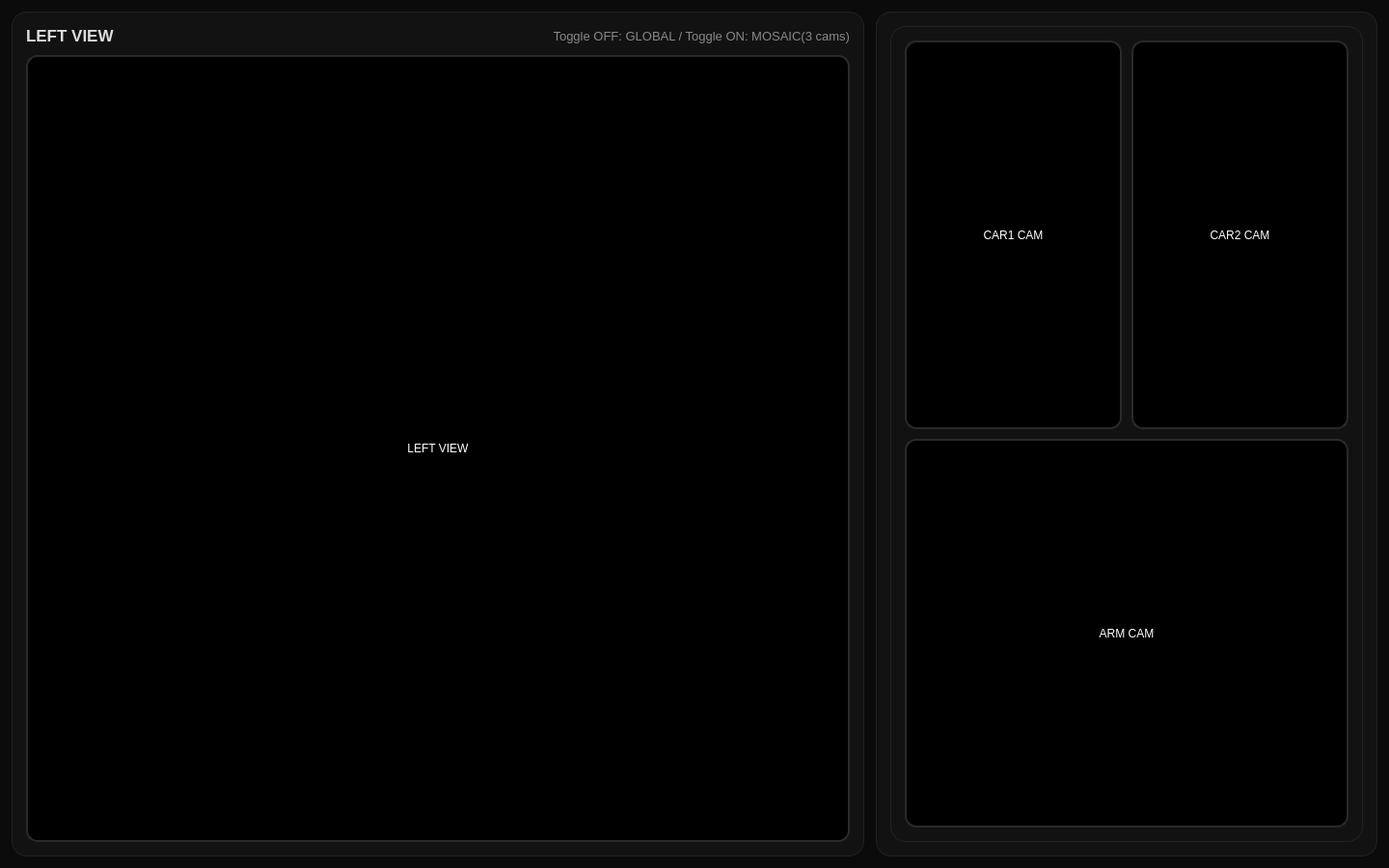
<?xml version="1.0" encoding="UTF-8"?>
<ui version="4.0">
 <class>Form</class>
 <widget class="QWidget" name="Form">
  <property name="geometry">
   <rect>
    <x>0</x>
    <y>0</y>
    <width>1440</width>
    <height>900</height>
   </rect>
  </property>
  <property name="windowTitle">
   <string>Admin LIVE</string>
  </property>
  <property name="styleSheet">
   <string notr="true">
        QWidget#Form { background-color: #0B0B0B; }
        QLabel { color: #FFFFFF; }

        QFrame#panel_global,
        QFrame#panel_right,
        QFrame#panel_3cams {
          background-color: #121212;
          border: 1px solid #222222;
          border-radius: 16px;
        }

        QLabel.cam_view {
          background-color: #000000;
          border: 2px solid #2A2A2A;
          border-radius: 12px;
        }
      </string>
  </property>

  <layout class="QHBoxLayout" name="layout_root">
   <property name="spacing">
    <number>12</number>
   </property>
   <property name="leftMargin">
    <number>12</number>
   </property>
   <property name="topMargin">
    <number>12</number>
   </property>
   <property name="rightMargin">
    <number>12</number>
   </property>
   <property name="bottomMargin">
    <number>12</number>
   </property>

   <!-- LEFT: GLOBAL BIG -->
   <item>
    <widget class="QFrame" name="panel_global">
     <layout class="QVBoxLayout" name="layout_global">
      <property name="spacing">
       <number>10</number>
      </property>
      <property name="leftMargin">
       <number>14</number>
      </property>
      <property name="topMargin">
       <number>14</number>
      </property>
      <property name="rightMargin">
       <number>14</number>
      </property>
      <property name="bottomMargin">
       <number>14</number>
      </property>

      <item>
       <layout class="QHBoxLayout" name="layout_global_header">
        <item>
         <widget class="QLabel" name="lbl_global_title">
          <property name="styleSheet">
           <string notr="true">font-size: 13pt; font-weight: bold; color: #DDDDDD;</string>
          </property>
          <property name="text">
           <string>LEFT VIEW</string>
          </property>
         </widget>
        </item>
        <item>
         <spacer name="spacer_global_header">
          <property name="orientation">
           <enum>Qt::Horizontal</enum>
          </property>
          <property name="sizeHint" stdset="0">
           <size>
            <width>40</width>
            <height>20</height>
           </size>
          </property>
         </spacer>
        </item>
        <item>
         <widget class="QLabel" name="lbl_global_hint">
          <property name="styleSheet">
           <string notr="true">color:#888888; font-size:10pt;</string>
          </property>
          <property name="text">
           <string>Toggle OFF: GLOBAL / Toggle ON: MOSAIC(3 cams)</string>
          </property>
          <property name="alignment">
           <set>Qt::AlignRight|Qt::AlignTrailing|Qt::AlignVCenter</set>
          </property>
         </widget>
        </item>
       </layout>
      </item>

      <item>
       <widget class="QLabel" name="lbl_global_cam">
        <property name="sizePolicy">
         <sizepolicy hsizetype="Expanding" vsizetype="Expanding">
          <horstretch>0</horstretch>
          <verstretch>0</verstretch>
         </sizepolicy>
        </property>
        <property name="styleSheet">
         <string notr="true">
                    background-color:#000000;
                    border:2px solid #2A2A2A;
                    border-radius:12px;
                  </string>
        </property>
        <property name="text">
         <string>LEFT VIEW</string>
        </property>
        <property name="alignment">
         <set>Qt::AlignCenter</set>
        </property>
       </widget>
      </item>

     </layout>
    </widget>
   </item>

   <!-- RIGHT: STACK (3cams or global big) -->
   <item>
    <widget class="QFrame" name="panel_right">
     <property name="minimumSize">
      <size>
       <width>480</width>
       <height>0</height>
      </size>
     </property>
     <property name="maximumSize">
      <size>
       <width>520</width>
       <height>16777215</height>
      </size>
     </property>

     <layout class="QVBoxLayout" name="layout_right">
      <property name="spacing">
       <number>12</number>
      </property>
      <property name="leftMargin">
       <number>14</number>
      </property>
      <property name="topMargin">
       <number>14</number>
      </property>
      <property name="rightMargin">
       <number>14</number>
      </property>
      <property name="bottomMargin">
       <number>14</number>
      </property>

      <item>
       <widget class="QFrame" name="panel_3cams">
        <layout class="QVBoxLayout" name="layout_panel_3cams">
         <property name="spacing">
          <number>0</number>
         </property>
         <property name="leftMargin">
          <number>0</number>
         </property>
         <property name="topMargin">
          <number>0</number>
         </property>
         <property name="rightMargin">
          <number>0</number>
         </property>
         <property name="bottomMargin">
          <number>0</number>
         </property>

         <item>
          <widget class="QStackedWidget" name="stack_right_cam">
           <property name="currentIndex">
            <number>0</number>
           </property>

           <!-- page 0: 3 cams -->
           <widget class="QWidget" name="page_3cams">
            <layout class="QGridLayout" name="layout_small_cams">
             <property name="spacing">
              <number>10</number>
             </property>
             <property name="leftMargin">
              <number>14</number>
             </property>
             <property name="topMargin">
              <number>14</number>
             </property>
             <property name="rightMargin">
              <number>14</number>
             </property>
             <property name="bottomMargin">
              <number>14</number>
             </property>

             <item row="0" column="0">
              <widget class="QLabel" name="lbl_cam_car1">
               <property name="minimumSize">
                <size>
                 <width>220</width>
                 <height>130</height>
                </size>
               </property>
               <property name="styleSheet">
                <string notr="true">
                          background-color:#000000;
                          border:2px solid #2A2A2A;
                          border-radius:12px;
                        </string>
               </property>
               <property name="text">
                <string>CAR1 CAM</string>
               </property>
               <property name="alignment">
                <set>Qt::AlignCenter</set>
               </property>
              </widget>
             </item>

             <item row="0" column="1">
              <widget class="QLabel" name="lbl_cam_car2">
               <property name="minimumSize">
                <size>
                 <width>220</width>
                 <height>130</height>
                </size>
               </property>
               <property name="styleSheet">
                <string notr="true">
                          background-color:#000000;
                          border:2px solid #2A2A2A;
                          border-radius:12px;
                        </string>
               </property>
               <property name="text">
                <string>CAR2 CAM</string>
               </property>
               <property name="alignment">
                <set>Qt::AlignCenter</set>
               </property>
              </widget>
             </item>

             <item row="1" column="0" colspan="2">
              <widget class="QLabel" name="lbl_cam_arm">
               <property name="minimumSize">
                <size>
                 <width>0</width>
                 <height>140</height>
                </size>
               </property>
               <property name="styleSheet">
                <string notr="true">
                          background-color:#000000;
                          border:2px solid #2A2A2A;
                          border-radius:12px;
                        </string>
               </property>
               <property name="text">
                <string>ARM CAM</string>
               </property>
               <property name="alignment">
                <set>Qt::AlignCenter</set>
               </property>
              </widget>
             </item>
            </layout>
           </widget>

           <!-- page 1: global big on right -->
           <widget class="QWidget" name="page_global_right">
            <layout class="QVBoxLayout" name="layout_right_global">
             <property name="leftMargin">
              <number>14</number>
             </property>
             <property name="topMargin">
              <number>14</number>
             </property>
             <property name="rightMargin">
              <number>14</number>
             </property>
             <property name="bottomMargin">
              <number>14</number>
             </property>
             <item>
              <widget class="QLabel" name="lbl_cam_global_right">
               <property name="styleSheet">
                <string notr="true">
                          background-color:#000000;
                          border:2px solid #2A2A2A;
                          border-radius:12px;
                        </string>
               </property>
               <property name="text">
                <string>GLOBAL (RIGHT)</string>
               </property>
               <property name="alignment">
                <set>Qt::AlignCenter</set>
               </property>
              </widget>
             </item>
            </layout>
           </widget>

          </widget>
         </item>

        </layout>
       </widget>
      </item>

     </layout>
    </widget>
   </item>

  </layout>
 </widget>
 <resources/>
 <connections/>
</ui>
